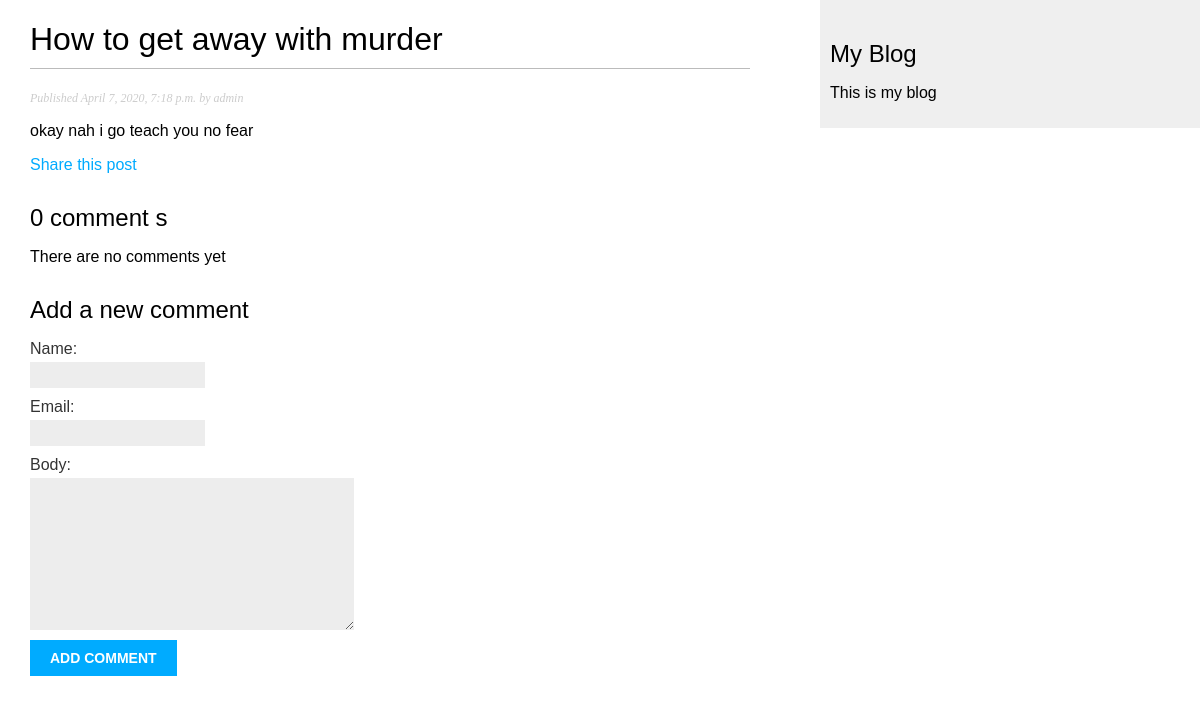
The app's page /blog/2020/4/7/how-get-away-murder/, older data.
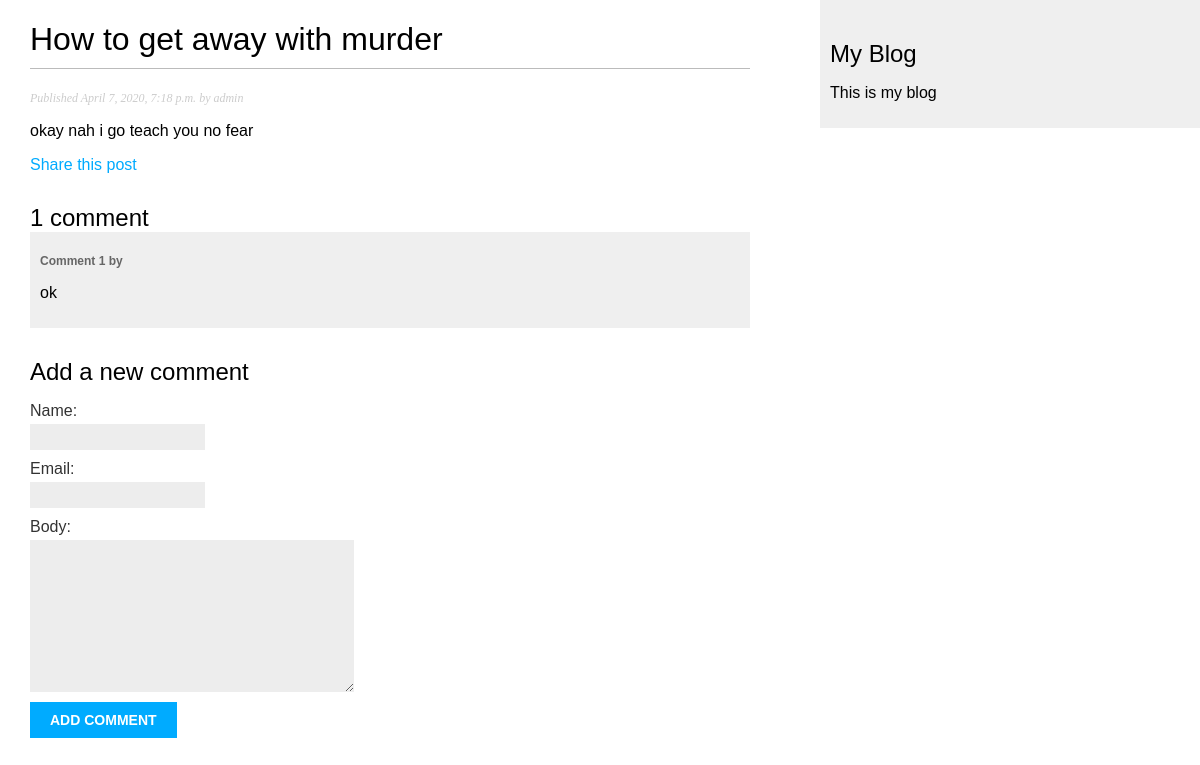
The same page, newer data.
### blog/models.py (models this page shows, shortened)
class Comment(models.Model):
	post = models.ForeignKey(Post, on_delete=models.CASCADE, related_name='comments')
	name = models.CharField(max_length=80)
	email = models.EmailField()
	body = models.TextField()
	created = models.DateTimeField(auto_now_add=True)
	updated = models.DateTimeField(auto_now_add=True)
	active = models.BooleanField(default=True)
	class Meta:
		ordering = ('created',)

### blog/views.py (the view)
# urls.py: path('<int:year>/<int:month>/<int:day>/<slug:post>/', views.post_detail, name='post_detail'),
def post_detail(request, year, month, day, post):
	post = get_object_or_404(Post, slug=post, status='published', publish__year=year,
							 publish__month=month, publish__day=day)
	comments = post.comments.filter(active=True)
	new_comment = None
	if request.method == 'Post':
		comment_form = CommentForm(data=request.POST)
		if comment_form.is_valid():
			new_comment = comment_form.save(commit=False)
			new_comment.post = post
			new_comment.save()
	else:
		comment_form = CommentForm()
	return render(request, 'blog/post/detail.html',
				  {'post': post, 'comments': comments, 'new_comment': new_comment,
				   'comment_form': comment_form})

### blog/forms.py
class CommentForm(forms.ModelForm):
	class Meta:
		model = Comment
		fields = ('name', 'email', 'body')

### blog/templates/blog/post/detail.html (shortened to what this page needs)
{% extends "blog/base.html" %}
{% block content %}
    <h1>{{ post.title }}</h1>
    <p class="date">
        Published {{ post.publish }} by {{ post.author }}
    </p>
    {{ post.body|linebreaks }}
    <p>
        <a href="{% url "blog:post_share" post.id %}">Share this post</a>
    </p>
    {% with comments.count as total_comments %}
        <h2>
            {{ total_comments }} comment {{ total_comments|pluralize }}
        </h2>
    {% endwith %}
    {% for comment in comments %}
        <div class="comment">
            <p class="info">
                Comment {{ forloop.counter }} by {{ comment_name }} {{ comment_created }}
            </p>
            {{ comment.body|linebreaks }}
        </div>
    {% empty %}
        <p>There are no comments yet</p>
    {% endfor %}
    {% if new_comment %}
        <h2>Your comment has been added.</h2>
    {% else %}
        <h2>Add a new comment</h2>
        <form method="post">
            {{ comment_form.as_p }}
            <p><input type="submit" value="Add comment"></p>
        </form>
    {% endif %}
{% endblock %}

Row changes from the older to the newer data that the page shows:
added Comment: body "ok"
Text that changed along with them:
{{ total_comments }}: "0" → "1"
text no longer shown: "There are no comments yet"
